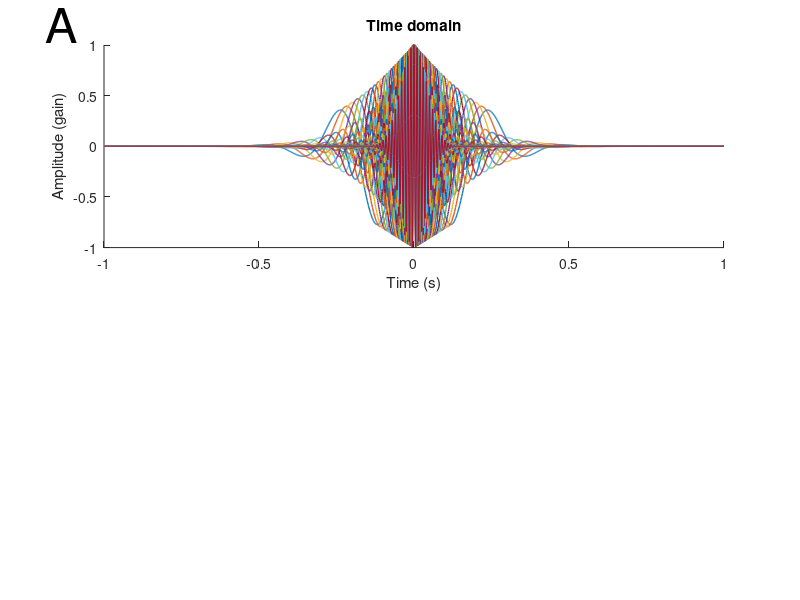

Reproduce this figure in MATLAB. (Note: this script raises an error after producing the figure.)
%% Create analytic signal from lfp per day

% FIRST extract_and_save_LFPs.m
% lfp signal is chan x time x trials
% ex: 'lfp' from clark06121303.all.mat

% SECOND decompose_all_trial_lfps_to_as.m [this file]

%setup loops to crawl through each day, load the LFPs and create the
%analytic signals then save them to disk

%% Step 1: Define Parameters for Wavelets

%initialize variables
srate = 1000; % 1,000Hz
% -500:0 baseline, 1:500 sample, 501:1310 delay (all in ms)
wavet = -1:1/srate:1; % in seconds (length doesn't matter since multiplying by zeroes won't affect convolution)
min_freq = 4; %in Hz (need several cycles in an epoch, these epochs are 500ms min so 4Hz = 2 cycles)
max_freq = 100; %nothing above 100
num_frex = 35; %50 for 200Hz, 35 for 100Hz, better for statistics mult comp corr, less smooth spectrogram
min_fwhm = .400; % in seconds (350ms)
max_fwhm = .100; % in seconds (75ms)
wavpts = length(wavet);
%there are N/2+1 frequencies between 0 and srate/2:
hz = linspace(0,srate/2,floor(wavpts/2)+1); % pos frequencies (not neg) up to Nyquist
frex = logspace(log10(min_freq),log10(max_freq),num_frex); %total num of freq's
% s    = logspace(log10(3),log10(12),num_frex)./(2*pi*frex); %width of gaussian
%fwhm of gaussian windows used to create wavelets logarithmically spaced:
fwhm = logspace(log10(min_fwhm),log10(max_fwhm),length(frex)); % in seconds
empcycles = 2.667 * (fwhm.*frex); %est # of cycles captured for ea frex (Cohen 2018)
% export_fig('fwhm smoothing','-png','-transparent'); %save transparent pdf in pwd

%% Step 2: Make wavelets, ensure they taper to 0 at either end in time domain and
% ensure Gaussian in frequency domain

% create wavelets using equation 3 from Cohen, 2018: "A better way to define
% and describe Morlet wavelets for time-frequency analysis"

% now using fwhm-specified in time domain
midp = dsearchn(wavet',0); %identify 0ms on wavelet time axis
% init outputs for empirical fwhm (time domain)
empfwhmT = zeros(length(frex),1);
for fi=1:length(frex) %loop over frequencies
    % create the Gaussian using the FWHM formula (equation 3):
    gwin = exp( (-4*log(2)*wavet.^2) ./ fwhm(fi)^2 ); 
    % measure the empirical fwhm (time domain):
    empfwhmT(fi) = wavet(midp-1+dsearchn(gwin(midp:end)',.5)) - ...
    wavet(dsearchn(gwin(1:midp)',.5));
end 
% empirical approximates specified (empfwhmT ~= fwhm)
% now make the wavelets and visualize them in time and frequency domains in
% addition to computing their fwhm 

empfwhmF = zeros(length(frex),1); %init outputs for emp fwhm (freq domain)

for fi=1:length(frex)
    %create wavelets using eq. 3: sin .* gaussian window
    wavelets(fi,:) = exp(2*1i*pi*frex(fi)*wavet).*exp( (-4*log(2)*wavet.^2) ./ fwhm(fi)^2 );
    wavelets_fft(fi,:) = fft(wavelets(fi,:)); % frequency domain (complex)
    wavelets_fft(fi,:) = wavelets_fft(fi,:)./max(wavelets_fft(fi,:)); % normalize 
    % measure the empirical fwhm (frequency domain)
    magnitude = abs(wavelets_fft(fi,1:length(hz)));
     % find left and right 1/2
    [~,peakx]  = max(wavelets_fft(fi,:)); 
    [~,left5]  = min(abs(wavelets_fft(fi,1:peakx)-.5));
    [~,right5] = min(abs(wavelets_fft(fi,peakx:end)-.5));
    right5 = right5+peakx-1;
    empfwhmF(fi) = hz(right5)-hz(left5);
end

% plot wavelets in time domain- ensure all taper to 0 (or very close)
figure(1), clf
subplot(211)
plot(wavet,real(wavelets),'linew',1)
xlabel('Time (s)'), ylabel('Amplitude (gain)')
text(wavet(1)*1.19,1.2,'A','fontsize',35); box off
title('Time domain'); ax=gca; ax.FontSize = 25;
% plot wavelets in frequency domain- ensure all are symmetric about their
% peak frequency and they taper to 0 on the ends
subplot(212)
plot(hz,abs(wavelets_fft(:,1:length(hz))).^2,'linew',2)
set(gca,'xlim',[0 120]); text(-hz(2)*24,1.08,'B','fontsize',35);
xlabel('Frequency (Hz)'), ylabel('Normalized Power')
title('Frequency domain'); ax=gca; ax.FontSize = 25; box off
% export_fig('wavelets','-png','-transparent'); %save transparent pdf in pwd

% plot FWHM in time domain to show how much temporal smoothing occurs
figure(2), clf
subplot(211)
% plot(frex,empfwhmT*1000,'o:','markersize',8,'markerfacecolor','w','linew',2)
% semilogx(frex,empfwhmT*1000,'o:','markersize',8,'markerfacecolor','w','linew',2)
semilogx(frex,empfwhmT*1000,'.','markersize',25,'markerfacecolor','b')
% set(gca,'xlim',[0 max(frex)*1.05],'ylim',[0 max(empfwhmT)*1000*1.05])
set(gca,'ylim',[0 max(empfwhmT)*1000*1.05],'xminortick','off'); 
xticks(round(frex(1:3:end),1)); ylabel('FWHM (ms)')
text(3,max(empfwhmT)*1000*1.05+35,'A','fontsize',35);
title('Temporal Resolution log-lin'); ax=gca; ax.FontSize = 25;
ax.XTickLabel=[]; box off

% plot FWHM in frequency domain to show how much spectral smoothing occurs
subplot(212)
% plot(frex,empfwhmF,'s:','markersize',10,'markerfacecolor','w','linew',2)
% semilogx(frex,empfwhmF,'s:','markersize',8,'markerfacecolor','w','linew',2)
semilogx(frex,empfwhmF,'.','markersize',25,'markerfacecolor','b')
set(gca,'ylim',[0 max(empfwhmF)*1.05],'xminortick','off')
text(3,max(empfwhmF)*1.05+1,'B','fontsize',35);
xticks(round(frex(1:2:end),1)); box off
% set(gca,'xlim',[0 max(frex)*1.05],'ylim',[0 max(empfwhmF)*1.05],'xtick',frex)
xlabel('Wavelet frequency (Hz)'), ylabel('FWHM (Hz)')
title('Spectral Resolution log-lin'); ax=gca; ax.FontSize = 25;

%% Step 3: Extract all LFPs from both monkeys, all trials and save as separate file in each session
% First, ensure extract_and_save_LFPs.m is followed to get uniform epoch-based LFPs
% epochs: 
%   504 samples in baseline
%   505 samples in cue
%   811 samples in delay
%   259 samples in match (check this)
%   2079 total samples across all chans

% init vars, run this twice (once for each monkey):
%   homepc:
path = 'G:\\monkey_data\\';
%   labpc:
%   path = 'C:\\Users\\bryan\\OneDrive\\Documents\\PhD @ FAU\\research\\High Frequency FP Activity in VWM\\'
monk = 2; %1 = clark, 2 = betty
days_betty = { '090615', '090616', '090617', '090618', '090622', '090625', '090626', '090629', '090701', '090702', '090706', '090708', '090709', '090901', '090903', '090916', '090917', '090921', '090923', '090924', '090928', '090929', '090930', '091001' };
days_clark = { '060328', '060406', '060411', '060414', '060426', '060427', '060428', '060502', '060503', '060509', '060511', '060531', '060601', '060602', '060824', '060825', '060831', '060907', '061212', '061213', '061214', '061215', '061221' };
if monk==1
    monkey='clark';
    alldays = days_clark;
    days = { days_clark, "session02", "session03" };
else
    monkey='betty';
    alldays = days_betty;
    days = { days_betty, "session01" };
end
trial_info_path = strcat(path,'%s\\%s\\%s\\trial_info.mat'); %build trial_info path
recording_info_path = strcat(path,'%s\\%s\\%s\\recording_info.mat'); %build recording_info path
lfp_path = strcat(path,'%s\\%s\\%s\\%s%s%s.all.mat'); %build lfp raw data path

% begin definining convolution parameters
n_wavelet = length(wavet);
half_of_wavelet_size = floor(n_wavelet/2)+1;
% define trial timeline
signalt = -.504:1/srate:1.574; %504 (nonzero sample) + 811 (delay) + 259 (match)=1589ms (this is in seconds)
% vector of time points to save in post-analysis downsampling
times2save = -400:10:1466; % in ms, 1466 = 505 (sample) + 811 (delay) + 150 (match)
% time vector converted to indices
times2saveidx = dsearchn((signalt.*1000)',times2save');
% % define baseline time
% baset = [-.4 -.1]; % in seconds
% baseidx = dsearchn(signalt',baset');
tic
for day=alldays %cycle through all days
    for j=2:3
        if (j==3) && (monkey=="betty") %only one session for betty
            continue %skip rest of loop
        end
        trial_infoN = sprintf(trial_info_path,monkey,day{:},days{j}); %create full path to trial_info.mat
        load(trial_infoN,'trial_info'); %load trial_info for day's trials
        recording_infoN = sprintf(recording_info_path,monkey,day{:},days{j}); %create full path to recording_info.mat
        load(recording_infoN,'recording_info'); %load recording_info for day's trials
        areas = recording_info.area;
        trial_lfp = sprintf(lfp_path,monkey,day{:},days{j},monkey,day{:},days{j}{1}(8:9));
        %load all trials across all chans in a single variable 'lfp':
        load(trial_lfp,'lfp'); %chan (recording_info.numChannels) x time (2049) x trial (trial_info.numTrials)
        for k=1:recording_info.numChannels %parse all channels                       
            signal = squeeze(lfp(k,:,:)); %rem single chan dim and confirm time x trials leftover
            reflectsig_all = zeros(size(signal,1)+2*n_wavelet,size(signal,2)); %initialize reflected signals mat
            % reflect all trials
            for signalN=1:size(signal,2) %loop through trials
                reflectsig = [ signal(n_wavelet:-1:1,signalN); signal(:,signalN); signal(end:-1:end-n_wavelet+1,signalN); ];        
                reflectsig_all(:,signalN) = reflectsig;
            end
            % concatenate into a super-trial
            reflectsig_supertri = reshape(reflectsig_all,1,[]); % reshape to 1D time-trials
%             % confirm this reflection actually works by visualization:
%             % plot original signal (example from mB chan 23 trial 500
%             figure(1), clf
%             subplot(211)
%             plot(signal(:,500)','LineWidth',2,'color','b')
%             set(gca,'xlim',[0 numel(reflectsig)]-n_wavelet)
%             ylabel('Voltage (\muV)'); title('Original Signal')
%             ax=gca; ax.FontSize = 25; x1=xticklabels; 
%             set(gca, 'XTickLabel', []); box off
%             % plot reflected signal
%             subplot(212)
%             p21=plot(n_wavelet+1:length(signal(:,500))+n_wavelet,signal(:,500),...
%                 'LineWidth',3,'color','b');
%             hold on
%             p22=plot(reflectsig,'-','LineWidth',2,'color','k');
%             p22.Color(4) = 0.35; %change transparency
%             set(gca,'xlim',[0 numel(reflectsig)])
%             title('Reflected Signal'); xlabel('Time step (ms)')
%             ylabel('Voltage (\muV)')
%             ax=gca; ax.FontSize = 25; xticklabels(x1); box off
%             legend({'original';'reflected'},'FontSize',25,'Location','best','box','off')
%             export_fig('reflected signal','-png','-transparent'); %save transparent pdf in pwd
            % step 1: finish defining convolution parameters
            n_data = length(reflectsig_supertri); % time*trials
            n_convolution = n_wavelet+n_data-1;
            % step 2: take FFTs
            fft_data = fft(reflectsig_supertri,n_convolution); % all trials for chan        
            parfor fi=1:length(frex)
                % FFT of wavelet
                fft_wavelet = fft(wavelets(fi,:),n_convolution);
                % step 3: normalize kernel by scaling amplitudes to one in the 
                % frequency domain. prevents amplitude from decreasing with 
                % increasing frequency. diff from 1/f scaling
                fft_wavelet = fft_wavelet ./ max(fft_wavelet);
                % step 4: point-wise multiply and take iFFT
                as = ifft( fft_data.*fft_wavelet ); % analytic signal
                % step 5: trim wings
                as = as(half_of_wavelet_size:end-half_of_wavelet_size+1);
                % step 6: reshape back to reflected time-by-trials
                as = reshape(as,size(reflectsig_all,1),size(reflectsig_all,2));
                % step 7: chop off the reflections
                as = as(n_wavelet+1:end-n_wavelet,:);
                % as is now a time x trial complex matrix
                ansig(k,fi,:,:) = as;
            end
        end
        lfp_as_path = strcat(path,'%s\\%s\\%s\\%s%s%s.ansig.mat'); %build lfp all analytic signals path
        lfp_as = sprintf(lfp_as_path,monkey,day{:},days{j},monkey,day{:},days{j}{1}(8:9));
        save(lfp_as,'ansig','-v7.3') %save chan x freq (35) x time (2079) x trials ansig matrix
        clear ansig
%         % testing:
%         find(ansig(:,:,:,:)==0);
%         size(ansig)
    end
end %all trial lfp's are now saved in a single file per session
toc